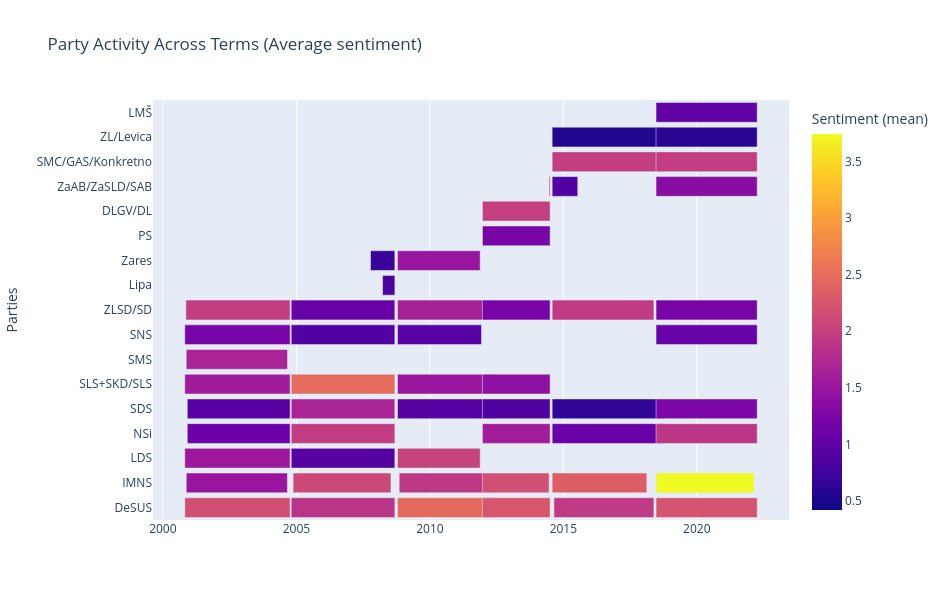

The notebook cell this image was saved under:
### Code cell
import plotly.express as px
from PIL import Image

def plot_party_activity(df, mode="sentiment"):
    if mode=="activity":  ## Use for sample visualisation, for full dataset, use timeline
        fig = px.timeline(
            activity, 
            x_start="Start_date", 
            x_end="End_date",
            y="Parties", #Can be either Speaker_party for full range of individual parties, or Grouped_parties to emphasise changes in the lifespan of parties 
            color="Speech_count", 
            title="Party activity Across Terms (Speech count)", 
            labels={"Speech_count": "Speech Count"},
            color_continuous_scale="viridis"
        )
    elif mode=="sentiment":
        fig = px.timeline(
            activity,
            x_start="Start_date",
            x_end="End_date",
            y="Parties",
            color="Avg_sentiment",
            title="Party Activity Across Terms (Average sentiment)",
            labels={"Avg_sentiment": "Sentiment (mean)"},
        )
    else:
        raise ValueError("mode must be one of: activity, sentiment")
    fig.update_layout(
        height=600,  
        width=950,
        yaxis_title="Parties",
        xaxis_title="")
    return fig

#fig.write_image("path.png")


fig = plot_party_activity(activity, mode="sentiment")
fig.show()

### Figure 1 — Plotly figure (JSON) as saved in the notebook; plotly's stock layout.template omitted (floating-point values rounded to 4 significant figures)
{"data": [{"base": ["2000-10-27T00:00:00.000000000", "2000-11-16T00:00:00.000000000", "2000-10-27T00:00:00.000000000", "2000-11-30T00:00:00.000000000", "2000-11-30T00:00:00.000000000", "2000-10-27T00:00:00.000000000", "2000-11-16T00:00:00.000000000", "2000-10-27T00:00:00.000000000", "2000-11-10T00:00:00.000000000", "2004-10-22T00:00:00.000000000", "2004-11-17T00:00:00.000000000", "2004-10-22T00:00:00.000000000", "2008-03-25T00:00:00.000000000", "2004-10-22T00:00:00.000000000", "2004-10-22T00:00:00.000000000", "2004-10-22T00:00:00.000000000", "2004-10-22T00:00:00.000000000", "2004-10-22T00:00:00.000000000", "2007-10-12T00:00:00.000000000", "2008-10-15T00:00:00.000000000", "2008-11-07T00:00:00.000000000", "2008-10-15T00:00:00.000000000", "2012-06-16T00:00:00.000000000", "2008-10-15T00:00:00.000000000", "2008-10-15T00:00:00.000000000", "2008-10-15T00:00:00.000000000", "2008-10-15T00:00:00.000000000", "2008-10-15T00:00:00.000000000", "2011-12-21T00:00:00.000000000", "2011-12-21T00:00:00.000000000", "2011-12-21T00:00:00.000000000", "2011-12-21T00:00:00.000000000", "2011-12-21T00:00:00.000000000", "2011-12-21T00:00:00.000000000", "2011-12-21T00:00:00.000000000", "2011-12-21T00:00:00.000000000", "2014-06-19T00:00:00.000000000", "2014-08-25T00:00:00.000000000", "2014-08-01T00:00:00.000000000", "2014-08-01T00:00:00.000000000", "2014-08-01T00:00:00.000000000", "2014-08-01T00:00:00.000000000", "2014-08-01T00:00:00.000000000", "2014-08-01T00:00:00.000000000", "2014-08-01T00:00:00.000000000", "2018-06-22T00:00:00.000000000", "2018-06-22T00:00:00.000000000", "2018-06-22T00:00:00.000000000", "2018-06-22T00:00:00.000000000", "2018-06-22T00:00:00.000000000", "2018-06-22T00:00:00.000000000", "2018-06-22T00:00:00.000000000", "2018-06-22T00:00:00.000000000", "2018-06-22T00:00:00.000000000", "2018-06-22T00:00:00.000000000"], "hovertemplate": "Start_date=%{base}<br>End_date=%{x}<br>Parties=%{y}<br>Sentiment (mean)=%{marker.color}<extra></extra>", "legendgroup": "", "marker": {"color": [2.169, 1.497, 1.542, 1.1, 0.945, 1.58, 1.672, 1.201, 1.965, 1.861, 2.103, 0.9194, 0.8288, 1.97, 1.678, 2.498, 0.8923, 1.075, 0.7118, 2.474, 1.915, 2.037, 0.42, 0.9333, 1.513, 0.9411, 1.643, 1.487, 1.99, 2.252, 2.172, 1.596, 1.229, 0.8714, 1.406, 1.212, 1.994, 1.928, 2.357, 1.09, 0.6658, 1.975, 0.5637, 1.937, 0.8925, 2.214, 3.742, 1.011, 1.89, 1.248, 1.963, 1.066, 0.6093, 1.209, 1.357], "coloraxis": "coloraxis", "pattern": {"shape": ""}}, "name": "", "orientation": "h", "showlegend": false, "textposition": "auto", "type": "bar", "x": [124502400000, 119577600000, 124502400000, 121564800000, 121564800000, 124502400000, 119664000000, 124502400000, 123292800000, 122515200000, 115603200000, 122515200000, 14515200000, 122515200000, 122515200000, 122515200000, 122515200000, 122515200000, 28771200000, 115776000000, 113788800000, 97718400000, 0, 115776000000, 115776000000, 99273600000, 115776000000, 97718400000, 80006400000, 80006400000, 78796800000, 80006400000, 80006400000, 80006400000, 80006400000, 80006400000, 1296000000, 118195200000, 111888000000, 132364800000, 132364800000, 132364800000, 132364800000, 120268800000, 30240000000, 119577600000, 115862400000, 119577600000, 119577600000, 119577600000, 119577600000, 119577600000, 119577600000, 119577600000, 119577600000], "xaxis": "x", "y": ["DeSUS", "IMNS", "LDS", "NSi", "SDS", "SLS+SKD/SLS", "SMS", "SNS", "ZLSD/SD", "DeSUS", "IMNS", "LDS", "Lipa", "NSi", "SDS", "SLS+SKD/SLS", "SNS", "ZLSD/SD", "Zares", "DeSUS", "IMNS", "LDS", "PS", "SDS", "SLS+SKD/SLS", "SNS", "ZLSD/SD", "Zares", "DLGV/DL", "DeSUS", "IMNS", "NSi", "PS", "SDS", "SLS+SKD/SLS", "ZLSD/SD", "ZaAB/ZaSLD/SAB", "DeSUS", "IMNS", "NSi", "SDS", "SMC/GAS/Konkretno", "ZL/Levica", "ZLSD/SD", "ZaAB/ZaSLD/SAB", "DeSUS", "IMNS", "LMŠ", "NSi", "SDS", "SMC/GAS/Konkretno", "SNS", "ZL/Levica", "ZLSD/SD", "ZaAB/ZaSLD/SAB"], "yaxis": "y"}], "layout": {"barmode": "overlay", "coloraxis": {"colorbar": {"title": {"text": "Sentiment (mean)"}}, "colorscale": [[0, "#0d0887"], [0.1111, "#46039f"], [0.2222, "#7201a8"], [0.3333, "#9c179e"], [0.4444, "#bd3786"], [0.5556, "#d8576b"], [0.6667, "#ed7953"], [0.7778, "#fb9f3a"], [0.8889, "#fdca26"], [1, "#f0f921"]]}, "height": 600, "legend": {"tracegroupgap": 0}, "title": {"text": "Party Activity Across Terms (Average sentiment)"}, "width": 950, "xaxis": {"anchor": "y", "domain": [0, 1], "title": {"text": ""}, "type": "date"}, "yaxis": {"anchor": "x", "domain": [0, 1], "title": {"text": "Parties"}}}}
